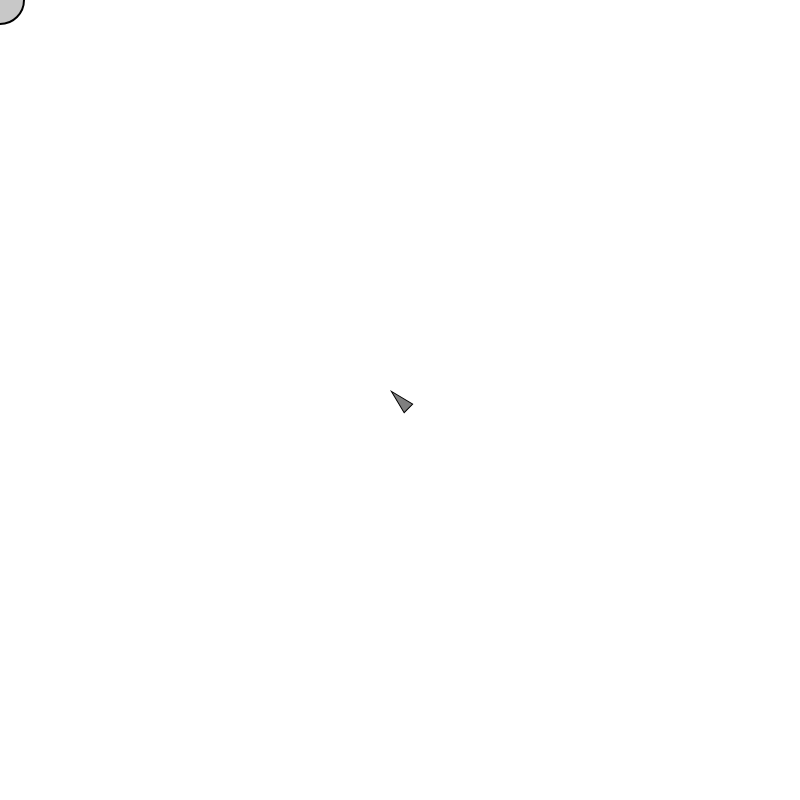
Frame 1 (no input)
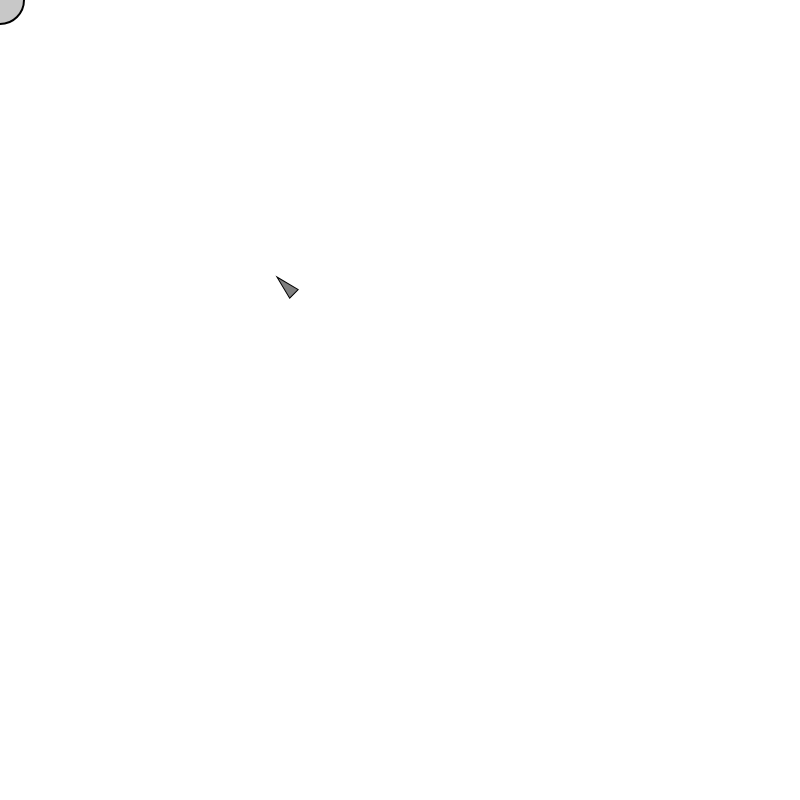
Frame 60 (no input)
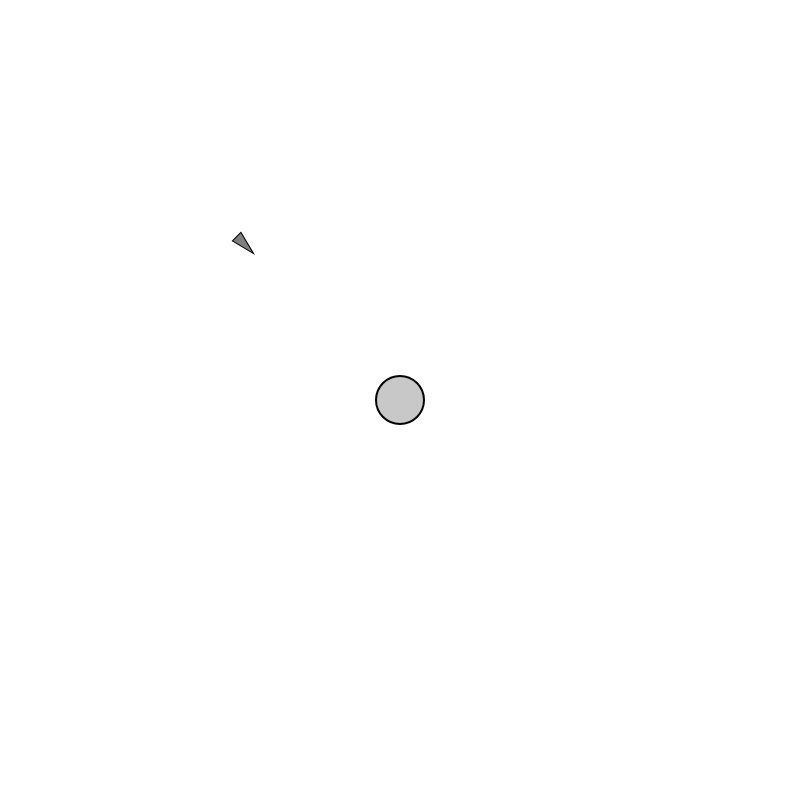
Frame 120 (the mouse pressed at the canvas centre since frame 60)

The p5.js sketch that drew these frames (run headless with seeded random() and noise() and a simulated clock; from frame 60 on, the mouse is pressed at the canvas centre):

// p5.js sketch
// ── sketch.js
// Based on Daniel Schiffman's
// "Nature of Code"
// Ch. 06 – Autonomous Agents
// http://natureofcode.com/book/chapter-6-autonomous-agents/

let v;

function setup() {
  createCanvas(800, 800);
  v = new Vehicle(width/2, height/2);
}

function draw() {
  background(255);

  // get mouse mousePosition
  let mousePosition = createVector(mouseX, mouseY);

  // draw ellipse at mousePosition
  fill(200);
  stroke(0);
  strokeWeight(2);
  ellipse(mousePosition.x, mousePosition.y, 48, 48);

  // tell vehicle to seek, update, and display
  v.seek(mousePosition);
  v.update();
  v.display();

}

class Vehicle {
  constructor(width, height) {
    this.position = createVector(width, height);
    this.velocity = createVector(0,0);
    this.acceleration = createVector(0,0);

    // (we can tweak these to make the Vehicle
    // behave differently)
    this.r = 6;
    this.maxSpeed = 4;
    this.maxForce = 0.1;
}

  seek(target) {
    // calculate a vector from the current position to the target
    let desired = target.sub(this.position);

    // scale this vector (usually down) to the maximum speed
    desired.setMag(this.maxSpeed);

    // Steering vector = desired minus velocity
    let steer = desired.sub(this.velocity);
    steer.limit(this.maxForce);

    this.applyForce(steer);
  }

  applyForce(force) {
    // we're doing this simply;
    // note we could do more physics simulation here
    // by giving the car mass
    // and calculating the acceleration delta as A = F / M
    this.acceleration.add(force);
  }

  update() {
    // update velocity
    this.velocity.add(this.acceleration);
    // limit _magnitude_ of the velocity vector
    this.velocity.limit(this.maxSpeed);
    // update position
    this.position.add(this.velocity)


    // reset acceleration
    this.acceleration.mult(0);
  }

  display() {
    // draw a triangle rotated in the direction of velocity

    // get angle from velocity
    let theta = this.velocity.heading() + HALF_PI;

    // set drawing properties
    fill(127);
    stroke(0);
    strokeWeight(1);

    // move the center of the canvas to the vehicle's position
    translate(this.position.x, this.position.y);
    // rotate canvas by the heading we calculated above
    rotate(theta);

    // begin drawing the shape
    beginShape();
    vertex(0, -this.r*2);
    vertex(-this.r, this.r*2);
    vertex(this.r, this.r*2);
    endShape(CLOSE);

    // end transforms
    resetMatrix();
  }

}
